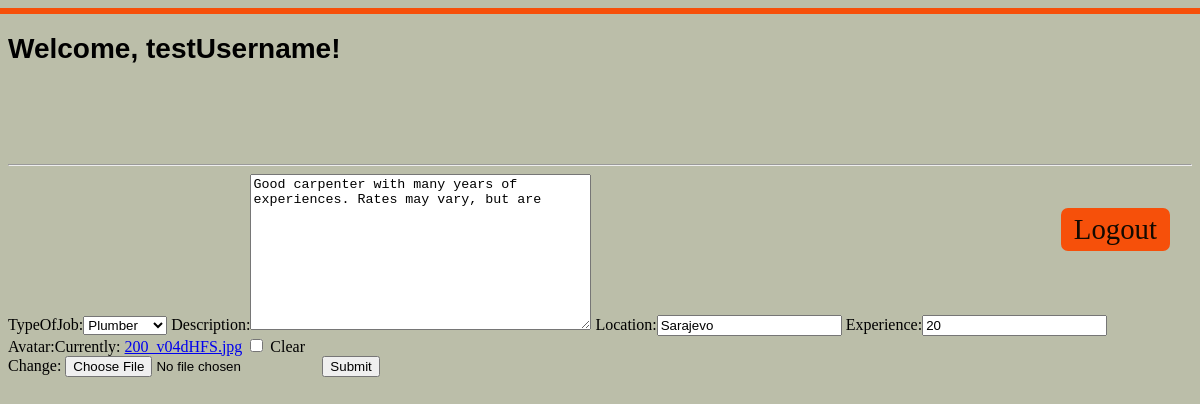
/hmanlanding/ (signed in), run on the app's committed database.
### accounts/models.py (models this page shows, shortened)
class UserProfile(models.Model):
	user = models.OneToOneField(User, on_delete=models.CASCADE)
	PROFILES = (	('Customer', 'Customer'),
				('Handyman', 'Handyman'))
	JOBS = (	('Plumber', 'Plumber'),
				('Carpenter', 'Carpenter'),
				('Electrician', 'Electrician'),
				('Testwork', 'Testwork')
		)
	typeOfProfile = models.CharField(max_length=100, choices=PROFILES)
	typeOfJob = models.CharField(max_length=100, choices=JOBS, default="not found...", blank=True)
	description = models.TextField(default='not found...', blank=True)
	location = models.CharField(max_length=50, default='not found...', blank=True)
	experience = models.IntegerField(default=0, blank=True)
	avatar = models.ImageField(blank=True, null=True)

### accounts/views.py (the view)
# urls.py: path('hmanlanding/', views.hman, name="hman"),
@login_required(login_url='login')
def hman(request):
	order = UserProfile.objects.get(user=request.user)
	form = UserProfileForm(instance=order)
	if request.method == 'POST':
		form = UserProfileForm(request.POST, instance=order)
		if form.is_valid():
			form.save()
			return redirect('hman')
	return render(request, 'accounts/hmanlanding.html', {'form':form})

### accounts/forms.py
class UserProfileForm(forms.ModelForm):
	class Meta:
		model = UserProfile
		fields = '__all__'
		exclude = ['typeOfProfile', 'user',]

### accounts/templates/accounts/hmanlanding.html (shortened to what this page needs)
<html>
<body>
<div id="naranc2">
</div>
<h1>Welcome, {{request.user}}!</h1>
<span id="logout" class="log"><a href="/logout/">Logout</a></span>
<br><br><br><br><hr>
<form actions="" method="POST">
		{{form}}
<input type="submit" name="Update">
</form>
</body>
</html>

### accounts/templates/accounts/hmanlanding.html (style rules this page uses)
body { background-color: #bbbea9; }
h1 { font-family: arial; font-size: 28px; }
.log { font-size: 180%; font-family: arial light; color: white; position: absolute; right: 2.5%; top: 26%; border: 5px solid #f6500a; border-radius: 7px; background-color: #f6500a; }
.log a { text-decoration: none; color: #130a01; padding: 8px; }
#naranc2 { margin: 0px -8px 10px -8px; min-height: 6px; background-color: #f6500a; }

### data on the page
UserProfile: typeOfJob "Plumber", description "Good carpenter with many years of experiences. Rates may vary, but are", location "Sarajevo", experience "20"

### other printed values
{{ request.user }} "testUsername"
